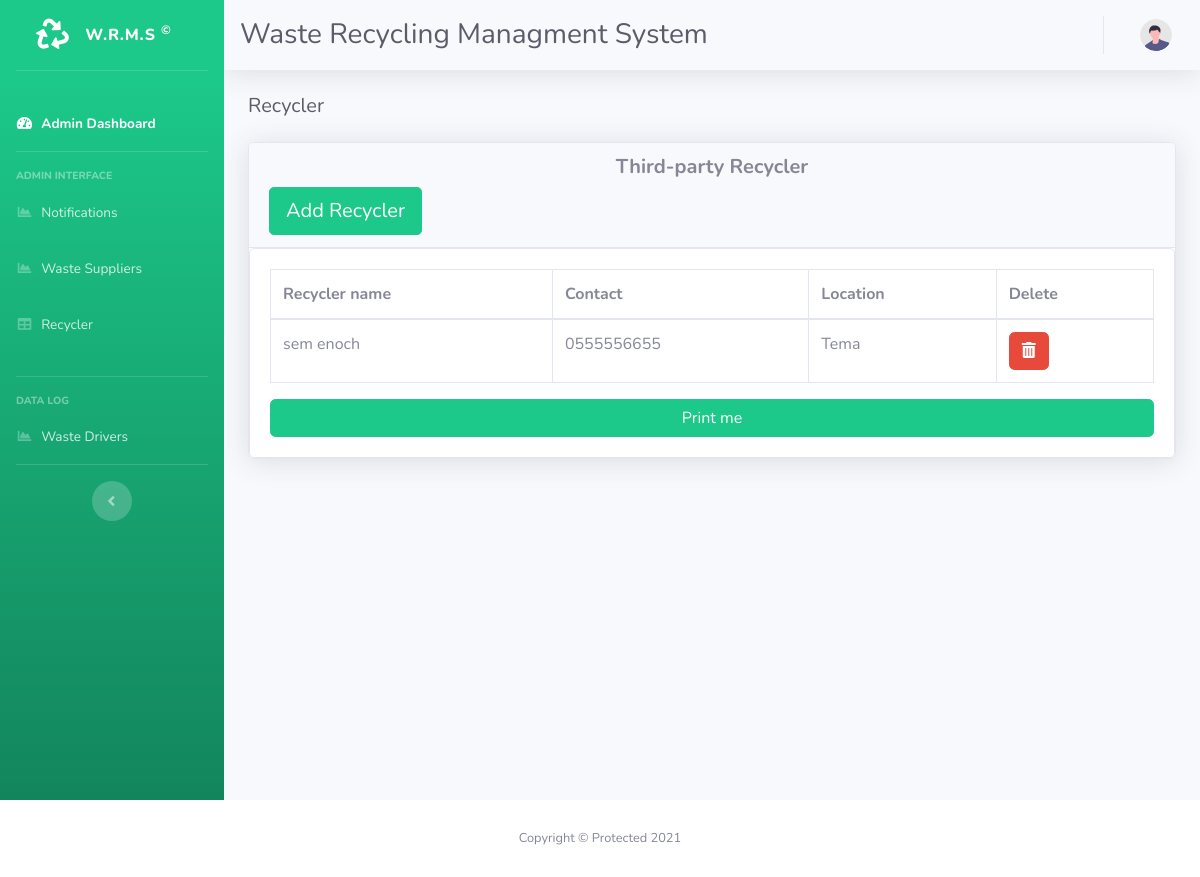
Page /admin/recycler.php on the committed database.
### tables this page shows
CREATE TABLE `recyclers` (
  `id` int(10) NOT NULL,
  `name` varchar(30) NOT NULL,
  `contact` varchar(15) NOT NULL,
  `location` varchar(50) NOT NULL
);

### admin/recycler.php (the view, shortened to what this page needs)
<?php
include "admin_Template/header.php";
include "admin_Template/nav.php";
?>
<div class="container-fluid">
    <div class="d-sm-flex align-items-center justify-content-between mb-4">
        <h1 class="h5 mb-0 text-gray-800">Recycler</h1>
    </div>
    <div class="card shadow ">
        <div  class="card-header">
            <h5 class="text text-center "><b>Third-party Recycler</b></h5>
                <button type="button" class="btn btn-success btn-lg" data-toggle="modal" data-target="#myModal">Add Recycler</button>
        </div>
        <div class="card card-body">
            <div id="Recycler" class="table-responsive">
                <table class="table  table-bordered" id="mainTable"  >
                    <thead>
                        <tr>
                            <th>Recycler name</th>
                            <th>Contact</th>
                            <th>Location</th>
                            <th>Delete </th>
                        </tr>
                    </thead>
                    <tbody>
                         <?php
                        include_once '../connection.php';
                        $sql="SELECT * FROM recyclers;";
                          if ($query=mysqli_query($conn,$sql)) {
                            while ( $row=mysqli_fetch_assoc($query)) {
                              ?>
                        <tr>
                            <td><?php echo $row['name']; ?></td>
                            <td><?php echo $row['contact']; ?></td>
                            <td><?php echo $row['location']; ?></td>
                            <td>
                                <form action="../dbconfig.php" method="POST">
                                <button class="btn btn-danger" name="delete_recycler">
                                    <i class="fas fa-trash-alt"></i></button>
                                </form>
                            </td>
                        </tr>
                         <?php
                           }
                          }else{echo "No records";}
                        ?>
                    </tbody>
                </table>
                </div>
                    <button onclick="printcontent('Recycler')" class="btn btn-success btn-block">Print me</button>
                </div>
            </div>
        </div>
    </div>
</div>
<?php
include "admin_Template/footer.php";
?>

### rows in the picture
recyclers: name "sem enoch", contact "0555556655", location "Tema"
